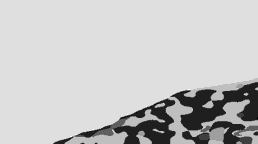
#> input picture outputs/mask.png, 258 x 144 px, shrunk from 476 x 266 before the run
$ python mask_to_heatmap.py
#> lines starting #> are read from the running program, lines starting #| are printed output that depends on the picture; after the words box and inside, x2 and y2 are one past the last pixel; in counts of white or black regions, pixels touching at a corner belong together
"""
Mask to Heatmap Converter
Converts segmentation mask (class IDs) to cost heatmap for path planning.

Input:  outputs/mask.png (grayscale, pixel values = class IDs 0-9)
Output: outputs/heatmap.npy (numpy array with traversal costs)
        outputs/heatmap_vis.png (colored visualization)
"""

import numpy as np
from PIL import Image
import os
import matplotlib.pyplot as plt
import matplotlib.colors as mcolors

# ============================================================================
# Cost Map Configuration
# ============================================================================

COST_MAP = {
    0: 1,     # Background - easy (open ground)
    1: 3,     # Trees - moderate obstacle
    2: 4,     # Lush Bushes - moderate obstacle
    3: 2,     # Dry Grass - easy
    4: 5,     # Dry Bushes - harder
    5: 6,     # Ground Clutter - harder
    6: 15,    # Logs - significant obstacle
    7: 50,    # Rocks - very high cost (nearly impassable)
    8: 1,     # Landscape - easy (open terrain)
    9: 0,     # Sky - ignored (not traversable ground)
}

CLASS_NAMES = [
    'Background', 'Trees', 'Lush Bushes', 'Dry Grass', 'Dry Bushes',
    'Ground Clutter', 'Logs', 'Rocks', 'Landscape', 'Sky'
]


def mask_to_heatmap(mask: np.ndarray) -> np.ndarray:
    """Convert segmentation mask to cost heatmap."""
    heatmap = np.zeros_like(mask, dtype=np.float32)
    for class_id, cost in COST_MAP.items():
        heatmap[mask == class_id] = cost
    return heatmap


def create_heatmap_visualization(heatmap: np.ndarray, output_path: str):
    """Create colored visualization of the heatmap with legend."""
    # Create figure with GridSpec for proper layout
    fig = plt.figure(figsize=(16, 8))

    # Main heatmap takes 75% width, legend takes 25%
    gs = fig.add_gridspec(1, 2, width_ratios=[3, 1], wspace=0.05)
    ax_main = fig.add_subplot(gs[0])
    ax_legend = fig.add_subplot(gs[1])

    # Use log scale for better distinction between low and high costs
    max_cost = max(COST_MAP.values())
    masked_heatmap = np.ma.masked_where(heatmap == 0, heatmap)

    # Use a more distinguishable colormap with log normalization
    cmap = plt.cm.RdYlGn_r
    norm = mcolors.LogNorm(vmin=1, vmax=max_cost)
    im = ax_main.imshow(masked_heatmap, cmap=cmap, norm=norm)

    # Show sky (cost=0) in blue
    sky_mask = (heatmap == 0).astype(float)
    ax_main.imshow(np.ma.masked_where(sky_mask == 0, sky_mask),
              cmap=mcolors.ListedColormap(['#87CEEB']), alpha=0.8)

    # Colorbar below the main image
    cbar = plt.colorbar(im, ax=ax_main, orientation='horizontal',
                        shrink=0.8, pad=0.08, aspect=30)
    cbar.set_label('Traversal Cost (log scale)', fontsize=11, fontweight='bold')

    ax_main.set_title('Heatmap: Traversal Cost Map', fontsize=16, fontweight='bold', pad=10)
    ax_main.axis('off')

    # Create beautiful legend in the right panel
    ax_legend.axis('off')
    ax_legend.set_xlim(0, 1)
    ax_legend.set_ylim(0, 1)

    # Title for legend
    ax_legend.text(0.5, 0.95, 'Cost Legend', fontsize=14, fontweight='bold',
                   ha='center', va='top', transform=ax_legend.transAxes)

    # Draw color boxes with class names
    y_start = 0.85
    y_step = 0.075
    box_width = 0.15
    box_height = 0.05

    for i, (class_id, cost) in enumerate(COST_MAP.items()):
        y_pos = y_start - i * y_step

        # Get color for this cost (use colormap or special color for sky)
        if cost == 0:
            color = '#87CEEB'  # Sky blue
        else:
            color = cmap(norm(cost))

        # Draw color box
        rect = plt.Rectangle((0.05, y_pos - box_height/2), box_width, box_height,
                             facecolor=color, edgecolor='black', linewidth=1,
                             transform=ax_legend.transAxes, clip_on=False)
        ax_legend.add_patch(rect)

        # Add class name and cost
        label = f"{CLASS_NAMES[class_id]}: {cost}"
        ax_legend.text(0.25, y_pos, label, fontsize=10, va='center',
                       fontfamily='sans-serif', transform=ax_legend.transAxes)

    plt.savefig(output_path, dpi=150, bbox_inches='tight', facecolor='white')
    plt.close()


def main():
    script_dir = os.path.dirname(os.path.abspath(__file__))
    project_root = os.path.dirname(script_dir)
    outputs_dir = os.path.join(project_root, 'outputs')

    mask_path = os.path.join(outputs_dir, 'mask.png')
    heatmap_npy_path = os.path.join(outputs_dir, 'heatmap.npy')
    heatmap_vis_path = os.path.join(outputs_dir, 'heatmap_vis.png')

    if not os.path.exists(mask_path):
        print(f"ERROR: mask.png not found at {mask_path}")
        print("Please run test_segmentation.py first.")
        return

    print(f"Loading mask from: {mask_path}")
    mask_img = Image.open(mask_path)
#> mask_img is the input picture: PIL image 258x144 L; min 2, max 10, mean 8.2
    mask = np.array(mask_img, dtype=np.uint8)
    print(f"Mask shape: {mask.shape}")
#| Mask shape: (144, 258)
    print(f"Unique class IDs: {np.unique(mask)}")
#| Unique class IDs: [ 2  3  4  5  6  7  8  9 10]

    print("\nConverting mask to heatmap...")
    heatmap = mask_to_heatmap(mask)
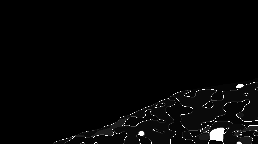
#> heatmap: shape (144, 258) float32; min 0, max 50, mean 1.1; drawn with min black and max white
    print(f"Heatmap min: {heatmap.min()}, max: {heatmap.max()}, mean: {heatmap.mean():.2f}")
#| Heatmap min: 0.0, max: 50.0, mean: 1.12

    np.save(heatmap_npy_path, heatmap)
    print(f"\nSaved: {heatmap_npy_path}")

    create_heatmap_visualization(heatmap, heatmap_vis_path)
#> in create_heatmap_visualization, `sky_mask = (heatmap == 0).astype(float)`:
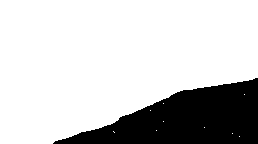
#> sky_mask: shape (144, 258) float64; values 0 (black) and 1 (white), 79.2% white; 1 black region, box (x1, y1, x2, y2) and area: (53, 78, 258, 144) 7737
#> in create_heatmap_visualization, `plt.savefig(output_path, dpi=150, bbox_inches='tight', facecolor='whit..`:
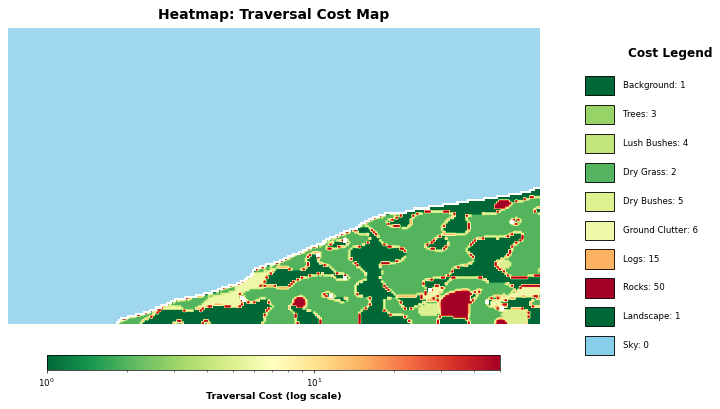
#> figure drawn by matplotlib, 3 panels
    print(f"Saved: {heatmap_vis_path}")

    print("\n" + "=" * 50)
    print("HEATMAP CONVERSION COMPLETE")
    print("=" * 50)


if __name__ == "__main__":
    main()
